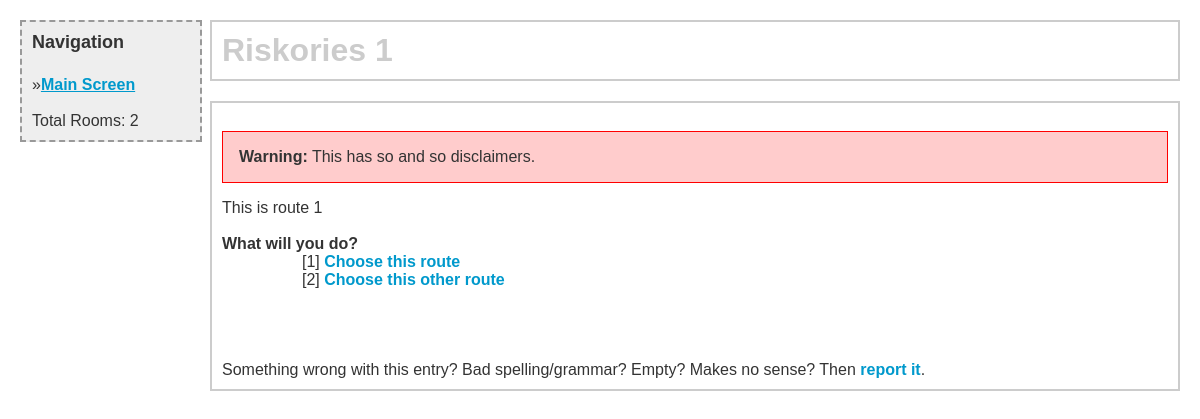
The app's page /cyo/room.php, older data.
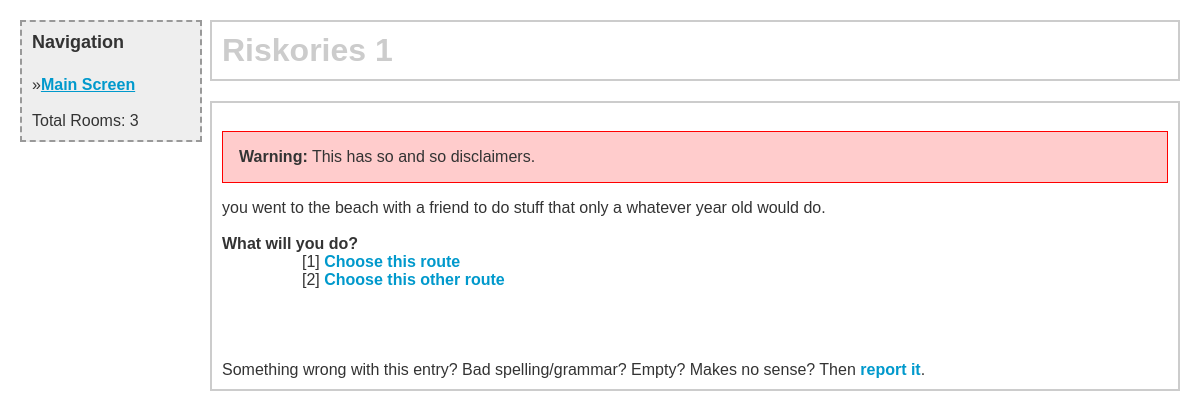
The same page, newer data.
### tables this page shows
CREATE TABLE IF NOT EXISTS `choose_settings` (
  `id` int(11) NOT NULL AUTO_INCREMENT,
  `title` varchar(128) DEFAULT NULL,
  `root_url` varchar(128) DEFAULT NULL,
  `copyright_text` varchar(64) DEFAULT NULL,
  `copyright_year` int(11) DEFAULT NULL,
  `copyright_url` varchar(128) DEFAULT NULL,
  `main_page_text` text,
  `warn_box_blurb` text,
  `new_room_blurb` text,
  `kill_depth` int(11) DEFAULT NULL,
  `privacy_policy` text,
  `enable_adsense` binary(1) DEFAULT NULL,
  `adsense_blurb` text,
  `enable_recaptcha` binary(1) DEFAULT NULL,
  `recaptcha_public_key` varchar(64) DEFAULT NULL,
  `recaptcha_private_key` varchar(64) DEFAULT NULL,
  `enable_analytics` binary(1) DEFAULT NULL,
  `analytics_blurb` text,
  PRIMARY KEY (`id`)
);

CREATE TABLE IF NOT EXISTS `choose_rooms` (
  `id` int(11) NOT NULL AUTO_INCREMENT,
  `email` varchar(255) NOT NULL DEFAULT '',
  `blurb` text NOT NULL,
  `text_1` varchar(255) NOT NULL DEFAULT '',
  `room_1` int(11) NOT NULL DEFAULT '0',
  `text_2` varchar(255) NOT NULL DEFAULT '',
  `room_2` int(11) NOT NULL DEFAULT '0',
  `end_here` tinyint(4) NOT NULL DEFAULT '0',
  `ip` varchar(255) NOT NULL DEFAULT '',
  PRIMARY KEY (`id`)
);

### cyo/db.php (called while the page is built, shortened)
<?php
function db_single($ret){
  $row = mysql_fetch_array($ret);
  return $row;
}
?>

### cyo/keySwap.php (called while the page is built, shortened)
<?php
    if(isset($_SESSION['name']))
    {
        $name = $_SESSION['name'];
        $soName = $_SESSION['soName'];
        $age = $_SESSION['age'];
    }
    else
    {
        $name = 'you';
        $soName = 'a friend';
        $age = 'whatever';
    }
    $story2 = str_replace('@name', $name, $room['blurb']);
    $story1 = str_replace('@so', $soName, $story2);
    $story = str_replace('@age', $age, $story1);
?>

### cyo/room.php (the view, shortened to what this page needs)
<?php
	include('db.php');
	include('header.txt');
?>
<h1><?php echo $db ? $settings['title'] : "An epic adventure!"; ?></h1>
</div>
<div class="content">
<br>
<?php
	if(isset($_GET['room']))
	{
		$room_id = max(intval($_GET['room']), 1);
	}
	else
	{
		$room_id = 1;
	}
	$room = db_single(mysql_query("SELECT * FROM choose_rooms WHERE id=$room_id"));
    include('keySwap.php');
	if ($room['id'] == 1){
		echo "<div class=\"warnbox\">\n";
		echo "<b>Warning:</b>  ".nl2br(htmlentities(chop($settings['warn_box_blurb'])));
		echo "</div>\n";
	}
	if ($room['end_here']){
		print nl2br(htmlentities(trim($room['blurb'])));
		echo "<br><br><b>It's all over.</b>";
        header( "Refresh:5; url=../guest/guestReg.php", true, 303);
	}else{
		print defaulty(nl2br(htmlentities(trim($story))))."<br />\n";
		echo "<br />\n";
		echo "<b>What will you do?</b><br />\n";
		echo "<div class=\"choices\">\n";
		print "[1] <a href=\"room.php?room=".$room['room_1']."&from=".$room_id."&opt=1\">".defaulty(htmlentities($room['text_1']))."</a><br />\n";
		print "[2] <a href=\"room.php?room=".$room['room_2']."&from=".$room_id."&opt=2\">".defaulty(htmlentities($room['text_2']))."</a><br />\n";
		echo "</div>\n";
	}
	print "<br><br><br><br>";
	echo "Something wrong with this entry? Bad spelling/grammar? Empty? Makes no sense? Then <a href=\"report.php?id=".$room['id']."\">report it</a>.<br />";
	function defaulty($x){
		return strlen($x) ? $x : '<i>Blank</i>';
	}
?>

### cyo/choose.css (style rules this page uses)
body { color:#333; background-color:white; margin:20px; padding:0px; font: 16px verdana, arial, helvetica, sans-serif; min-width:550px; }
h1 { margin:0px 0px 0px 0px; padding:0px; font-size:32px; font-weight:900; color:#ccc; }
h2 { font:bold 18px verdana, arial, helvetica, sans-serif; margin:0px 0px 5px 0px; padding:0px; }
p { margin:0px 0px 16px 0px; padding:0px; }
a { color:#09c; font-family:verdana, arial, helvetica, sans-serif; font-weight:600; text-decoration:none; }
a:link { color:#09c; }
.content { width:a uto; margin: 0px 0px 20px 190px; border: 2px solid #ccc; padding: 10px; }
#leftcol { position:absolute; width:190px; top:20px; left:20px; border: 2px dashed #999; background-color:#eee; padding:10px; }
body>#leftcol { width:158px; }
#leftcol a { text-decoration: underline; }
.choices { margin-left: 5em; }
div.warnbox { border: 1px solid #f00; padding: 1em; background-color: #fcc; margin-bottom: 1em; }

Row changes from the older to the newer data that the page shows:
changed choose_rooms: blurb "This is route 1 Choose this route Choose this other route" → "you went to the beach with a friend to do stuff that only a whatever year old would do. Choose this route Choose this other route"
Text that changed along with them:
text no longer shown: "Navigation » Main Screen Total Rooms: 2"
text now shown: "Navigation » Main Screen Total Rooms: 3"
